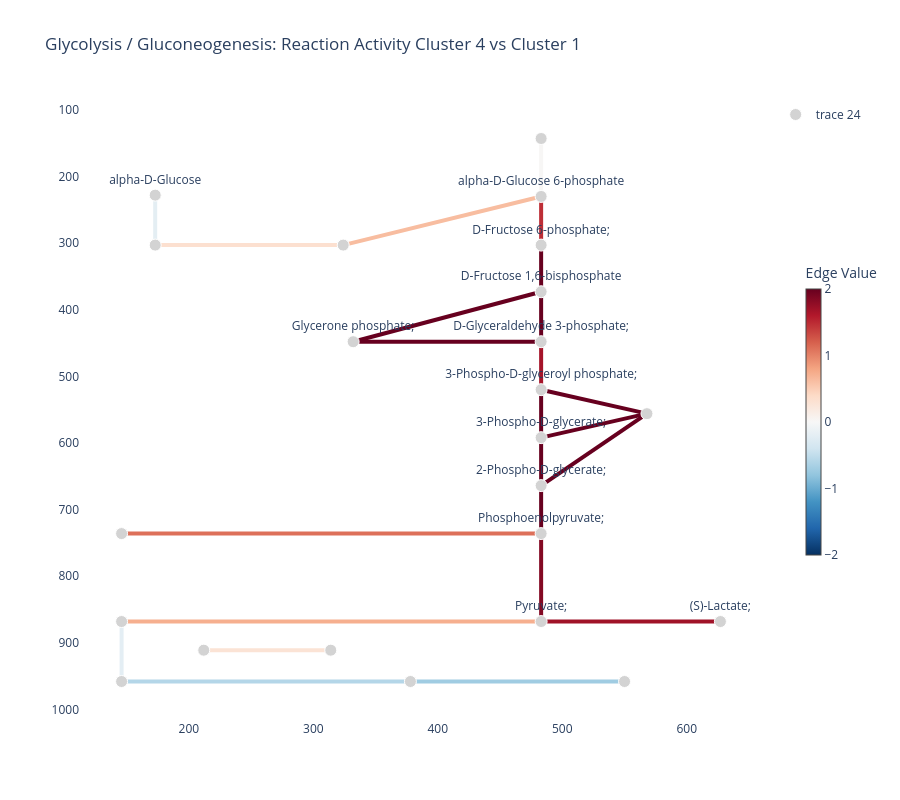

The notebook cell saved with this chart:
### Markdown cell above
### Glycolysis Reactions Colored by Differential Activity

We next color the glycolysis pathway by reaction-level differential activity between two metabolic
clusters. Leiden numbers its clusters in an order that depends on the cells present, so instead of
naming two ids this cell picks the contrast the figure is meant to show: the metabolic cluster with
the highest mean glycolysis activity against the one with the lowest, among clusters large enough
for the test to mean anything.

For each reaction, we compare inferred reaction activity between those two clusters using a
Wilcoxon rank-sum test. The edge color shows Cohen’s d effect size:

- positive values indicate higher inferred reaction activity in the high-glycolysis cluster
- negative values indicate higher inferred reaction activity in the low-glycolysis cluster

### Code cell
pathway_id_to_plot = "rn00010"

cluster_key = "met_leiden"
cluster_labels = rna.obs[cluster_key].astype(str)

# Leiden renumbers on any change to the cell set, so the two clusters are chosen by the contrast
# this figure exists to show rather than by id: highest against lowest mean glycolysis activity,
# among clusters with enough cells for the rank-sum test to be meaningful.
min_cluster_cells = 100
assert pathway_id_to_plot in pathway_scores.columns, 'glycolysis is not in the pathway scores'

cluster_sizes = cluster_labels.value_counts()
eligible = cluster_sizes.index[cluster_sizes >= min_cluster_cells]
glycolysis_by_cluster = (
    pathway_scores[pathway_id_to_plot]
    .groupby(cluster_labels, observed=False)
    .mean()
    .reindex(eligible)
    .dropna()
)
up_cluster = str(glycolysis_by_cluster.idxmax())
down_cluster = str(glycolysis_by_cluster.idxmin())
print(f'cluster {up_cluster} (highest mean glycolysis activity) vs '
      f'cluster {down_cluster} (lowest), of {len(eligible)} clusters with '
      f'at least {min_cluster_cells} cells')

up_cells = rna.obs_names[cluster_labels == up_cluster]
down_cells = rna.obs_names[cluster_labels == down_cluster]

rxn_de = mern_support.wilcoxon_test(
    enzyme_acts_mean.T,
    up_cells,
    down_cells,
)

rxn_de_info = rxn_info.join(rxn_de)

edge_color_limits = (-2, 2)

edge_values = (
    rxn_de_info["cohens_d"]
    .replace([np.inf, -np.inf], np.nan)
    .fillna(0)
    .clip(lower=edge_color_limits[0], upper=edge_color_limits[1])
)

fig = mern_support.kegg_pathway_plot(
    pathway=pathway_id_to_plot,
    dataset=dataset,
    rna=rna,
    user_labels=edge_values,
    edge_width=4,
    edge_color_limits=edge_color_limits,
    color_scale="RdBu_r",
    show_node_labels=True,
    labeled_nodes=metabolite_labels(dataset, pathway=pathway_id_to_plot),
)

fig.update_layout(
    title=(
        f"Glycolysis / Gluconeogenesis: Reaction Activity "
        f"Cluster {up_cluster} vs Cluster {down_cluster}"
    )
)

fig.write_image(f"{base_path_figures}/glycolysis_cohensd_plot.png", width=1200, height=800, scale=2)
fig.show()

### Figure 1 — Plotly figure (JSON) as saved in the notebook; plotly's stock layout.template omitted (floating-point values rounded to 4 significant figures)
{"data": [{"hoverinfo": "none", "line": {"color": "rgb(103, 0, 31)", "width": 4}, "mode": "lines", "showlegend": false, "type": "scatter", "x": [483, 483, null], "y": [303, 373, null]}, {"hoverinfo": "none", "line": {"color": "rgb(189, 46, 54)", "width": 4}, "mode": "lines", "showlegend": false, "type": "scatter", "x": [483, 483, null], "y": [303, 230, null]}, {"hoverinfo": "none", "line": {"color": "rgb(103, 0, 31)", "width": 4}, "mode": "lines", "showlegend": false, "type": "scatter", "x": [483, 483, null], "y": [373, 448, null]}, {"hoverinfo": "none", "line": {"color": "rgb(103, 0, 31)", "width": 4}, "mode": "lines", "showlegend": false, "type": "scatter", "x": [483, 332, null], "y": [373, 448, null]}, {"hoverinfo": "none", "line": {"color": "rgb(103, 0, 31)", "width": 4}, "mode": "lines", "showlegend": false, "type": "scatter", "x": [483, 332, null], "y": [448, 448, null]}, {"hoverinfo": "none", "line": {"color": "rgb(165, 20, 41)", "width": 4}, "mode": "lines", "showlegend": false, "type": "scatter", "x": [483, 483, null], "y": [448, 520, null]}, {"hoverinfo": "none", "line": {"color": "rgb(103, 0, 31)", "width": 4}, "mode": "lines", "showlegend": false, "type": "scatter", "x": [483, 483, null], "y": [520, 592, null]}, {"hoverinfo": "none", "line": {"color": "rgb(103, 0, 31)", "width": 4}, "mode": "lines", "showlegend": false, "type": "scatter", "x": [483, 568, null], "y": [520, 556, null]}, {"hoverinfo": "none", "line": {"color": "rgb(103, 0, 31)", "width": 4}, "mode": "lines", "showlegend": false, "type": "scatter", "x": [483, 483, null], "y": [592, 664, null]}, {"hoverinfo": "none", "line": {"color": "rgb(103, 0, 31)", "width": 4}, "mode": "lines", "showlegend": false, "type": "scatter", "x": [483, 568, null], "y": [592, 556, null]}, {"hoverinfo": "none", "line": {"color": "rgb(103, 0, 31)", "width": 4}, "mode": "lines", "showlegend": false, "type": "scatter", "x": [483, 483, null], "y": [664, 736, null]}, {"hoverinfo": "none", "line": {"color": "rgb(103, 0, 31)", "width": 4}, "mode": "lines", "showlegend": false, "type": "scatter", "x": [483, 568, null], "y": [664, 556, null]}, {"hoverinfo": "none", "line": {"color": "rgb(131, 9, 35)", "width": 4}, "mode": "lines", "showlegend": false, "type": "scatter", "x": [483, 483, null], "y": [736, 868, null]}, {"hoverinfo": "none", "line": {"color": "rgb(221, 112, 90)", "width": 4}, "mode": "lines", "showlegend": false, "type": "scatter", "x": [483, 146, null], "y": [736, 736, null]}, {"hoverinfo": "none", "line": {"color": "rgb(246, 175, 143)", "width": 4}, "mode": "lines", "showlegend": false, "type": "scatter", "x": [483, 146, null], "y": [868, 868, null]}, {"hoverinfo": "none", "line": {"color": "rgb(160, 18, 40)", "width": 4}, "mode": "lines", "showlegend": false, "type": "scatter", "x": [483, 627, null], "y": [868, 868, null]}, {"hoverinfo": "none", "line": {"color": "rgb(228, 238, 244)", "width": 4}, "mode": "lines", "showlegend": false, "type": "scatter", "x": [146, 146, null], "y": [868, 958, null]}, {"hoverinfo": "none", "line": {"color": "rgb(248, 189, 160)", "width": 4}, "mode": "lines", "showlegend": false, "type": "scatter", "x": [483, 324, null], "y": [230, 303, null]}, {"hoverinfo": "none", "line": {"color": "rgb(247, 246, 245)", "width": 4}, "mode": "lines", "showlegend": false, "type": "scatter", "x": [483, 483, null], "y": [230, 143, null]}, {"hoverinfo": "none", "line": {"color": "rgb(252, 224, 208)", "width": 4}, "mode": "lines", "showlegend": false, "type": "scatter", "x": [324, 173, null], "y": [303, 303, null]}, {"hoverinfo": "none", "line": {"color": "rgb(180, 214, 232)", "width": 4}, "mode": "lines", "showlegend": false, "type": "scatter", "x": [378, 146, null], "y": [958, 958, null]}, {"hoverinfo": "none", "line": {"color": "rgb(160, 204, 226)", "width": 4}, "mode": "lines", "showlegend": false, "type": "scatter", "x": [378, 550, null], "y": [958, 958, null]}, {"hoverinfo": "none", "line": {"color": "rgb(228, 238, 243)", "width": 4}, "mode": "lines", "showlegend": false, "type": "scatter", "x": [173, 173, null], "y": [228, 303, null]}, {"hoverinfo": "none", "line": {"color": "rgb(251, 227, 213)", "width": 4}, "mode": "lines", "showlegend": false, "type": "scatter", "x": [212, 314, null], "y": [911, 911, null]}, {"hoverinfo": "text", "hoverlabel": {"bgcolor": "white"}, "hovertemplate": "%{hovertext}<extra></extra>", "hovertext": ["Name: D-Fructose 6-phosphate;<br>ID: cpd:C00085", "Name: D-Fructose 1,6-bisphosphate<br>ID: cpd:C00354", "Name: D-Glyceraldehyde 3-phosphate;<br>ID: cpd:C00118", "Name: Glycerone phosphate;<br>ID: cpd:C00111", "Name: 3-Phospho-D-glyceroyl phosphate;<br>ID: cpd:C00236", "Name: 3-Phospho-D-glycerate;<br>ID: cpd:C00197", "Name: 2-Phospho-D-glycerate;<br>ID: cpd:C00631", "Name: Phosphoenolpyruvate;<br>ID: cpd:C00074", "Name: Pyruvate;<br>ID: cpd:C00022", "Name: Acetyl-CoA;<br>ID: cpd:C00024", "Name: alpha-D-Glucose 6-phosphate<br>ID: cpd:C00668", "Name: beta-D-Glucose 6-phosphate<br>ID: cpd:C01172", "Name: D-Glucose 1-phosphate;<br>ID: cpd:C00103", "Name: Oxaloacetate;<br>ID: cpd:C00036", "Name: (S)-Lactate;<br>ID: cpd:C00186", "Name: Acetaldehyde;<br>ID: cpd:C00084", "Name: Acetate;<br>ID: cpd:C00033", "Name: Ethanol;<br>ID: cpd:C00469", "Name: 2,3-Bisphospho-D-glycerate;<br>ID: cpd:C01159", "Name: alpha-D-Glucose<br>ID: cpd:C00267", "Name: beta-D-Glucose;<br>ID: cpd:C00221", "Name: Enzyme N6-(dihydrolipoyl)lysine;<br>ID: cpd:C15973", "Name: Enzyme N6-(lipoyl)lysine;<br>ID: cpd:C15972"], "marker": {"color": ["lightgray", "lightgray", "lightgray", "lightgray", "lightgray", "lightgray", "lightgray", "lightgray", "lightgray", "lightgray", "lightgray", "lightgray", "lightgray", "lightgray", "lightgray", "lightgray", "lightgray", "lightgray", "lightgray", "lightgray", "lightgray", "lightgray", "lightgray"], "opacity": 1, "size": [12, 12, 12, 12, 12, 12, 12, 12, 12, 12, 12, 12, 12, 12, 12, 12, 12, 12, 12, 12, 12, 12, 12]}, "mode": "markers+text", "text": ["D-Fructose 6-phosphate;", "D-Fructose 1,6-bisphosphate", "D-Glyceraldehyde 3-phosphate;", "Glycerone phosphate;", "3-Phospho-D-glyceroyl phosphate;", "3-Phospho-D-glycerate;", "2-Phospho-D-glycerate;", "Phosphoenolpyruvate;", "Pyruvate;", null, "alpha-D-Glucose 6-phosphate", null, null, null, "(S)-Lactate;", null, null, null, null, "alpha-D-Glucose", null, null, null], "textposition": "top center", "type": "scatter", "x": [483, 483, 483, 332, 483, 483, 483, 483, 483, 146, 483, 324, 483, 146, 627, 378, 146, 550, 568, 173, 173, 212, 314], "y": [303, 373, 448, 448, 520, 592, 664, 736, 868, 868, 230, 303, 143, 736, 868, 958, 958, 958, 556, 228, 303, 911, 911]}, {"hoverinfo": "text", "marker": {"opacity": 0, "size": 10}, "mode": "markers", "showlegend": false, "text": ["Reaction: rn:R00764 rn:R00756 rn:R00762 rn:R05805<br>Value: 2.00<br>Size: 2.00", "Reaction: rn:R13199<br>Value: 1.48<br>Size: 2.00", "Reaction: rn:R01068<br>Value: 2.00<br>Size: 2.00", "Reaction: rn:R01068<br>Value: 2.00<br>Size: 2.00", "Reaction: rn:R01015<br>Value: 2.00<br>Size: 2.00", "Reaction: rn:R01061 rn:R01063<br>Value: 1.67<br>Size: 2.00", "Reaction: rn:R01512<br>Value: 2.00<br>Size: 2.00", "Reaction: rn:R01662<br>Value: 2.00<br>Size: 2.00", "Reaction: rn:R01518<br>Value: 2.00<br>Size: 2.00", "Reaction: rn:R01516<br>Value: 2.00<br>Size: 2.00", "Reaction: rn:R00658<br>Value: 2.00<br>Size: 2.00", "Reaction: rn:R09532<br>Value: 2.00<br>Size: 2.00", "Reaction: rn:R00199 rn:R00200 rn:R00206 rn:R02320<br>Value: 1.85<br>Size: 2.00", "Reaction: rn:R00341 rn:R00345 rn:R00346 rn:R00431 rn:R00726<br>Value: 1.11<br>Size: 2.00", "Reaction: rn:R00209 rn:R00212 rn:R01196 rn:R10866<br>Value: 0.73<br>Size: 2.00", "Reaction: rn:R00196 rn:R00703 rn:R01447 rn:R13050<br>Value: 1.70<br>Size: 2.00", "Reaction: rn:R00229 rn:R00235<br>Value: -0.20<br>Size: 2.00", "Reaction: rn:R02739<br>Value: 0.62<br>Size: 2.00", "Reaction: rn:R00959<br>Value: 0.01<br>Size: 2.00", "Reaction: rn:R01600 rn:R02187 rn:R09086<br>Value: 0.33<br>Size: 2.00", "Reaction: rn:R00710 rn:R00711<br>Value: -0.59<br>Size: 2.00", "Reaction: rn:R00746 rn:R00754 rn:R05198 rn:R09127 rn:R09479<br>Value: -0.71<br>Size: 2.00", "Reaction: rn:R01602<br>Value: -0.20<br>Size: 2.00", "Reaction: rn:R07618<br>Value: 0.28<br>Size: 2.00"], "type": "scatter", "x": [483, 483, 483, 407.5, 407.5, 483, 483, 525.5, 483, 525.5, 483, 525.5, 483, 314.5, 314.5, 555, 146, 403.5, 483, 248.5, 262, 464, 173, 263], "y": [338, 266.5, 410.5, 410.5, 448, 484, 556, 538, 628, 574, 700, 610, 802, 736, 868, 868, 913, 266.5, 186.5, 303, 958, 958, 265.5, 911]}, {"hoverinfo": "none", "marker": {"cmax": 2, "cmin": -2, "colorbar": {"len": 0.5, "thickness": 15, "title": {"text": "Edge Value"}, "x": 1.05, "xanchor": "left", "y": 0.5, "yanchor": "middle"}, "colorscale": [[0, "rgb(5,48,97)"], [0.1, "rgb(33,102,172)"], [0.2, "rgb(67,147,195)"], [0.3, "rgb(146,197,222)"], [0.4, "rgb(209,229,240)"], [0.5, "rgb(247,247,247)"], [0.6, "rgb(253,219,199)"], [0.7, "rgb(244,165,130)"], [0.8, "rgb(214,96,77)"], [0.9, "rgb(178,24,43)"], [1, "rgb(103,0,31)"]], "showscale": true}, "mode": "markers", "showlegend": false, "type": "scatter", "x": [null], "y": [null]}], "layout": {"height": 800, "hovermode": "closest", "plot_bgcolor": "white", "title": {"text": "Glycolysis / Gluconeogenesis: Reaction Activity Cluster 4 vs Cluster 1"}, "xaxis": {"showgrid": false}, "yaxis": {"autorange": "reversed", "showgrid": false}}}
